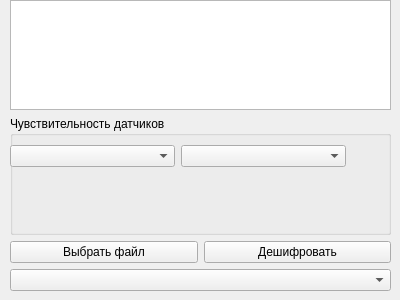
<?xml version="1.0" encoding="UTF-8"?>
<ui version="4.0">
 <class>DecipherWidget</class>
 <widget class="QWidget" name="DecipherWidget">
  <property name="geometry">
   <rect>
    <x>0</x>
    <y>0</y>
    <width>400</width>
    <height>300</height>
   </rect>
  </property>
  <property name="maximumSize">
   <size>
    <width>400</width>
    <height>300</height>
   </size>
  </property>
  <property name="windowTitle">
   <string>Дешифратор</string>
  </property>
  <widget class="QWidget" name="verticalLayoutWidget">
   <property name="geometry">
    <rect>
     <x>10</x>
     <y>0</y>
     <width>381</width>
     <height>291</height>
    </rect>
   </property>
   <layout class="QVBoxLayout" name="verticalLayout_2">
    <item>
     <widget class="QTextEdit" name="info_textEdit">
      <property name="maximumSize">
       <size>
        <width>400</width>
        <height>110</height>
       </size>
      </property>
      <property name="textInteractionFlags">
       <set>Qt::TextSelectableByKeyboard|Qt::TextSelectableByMouse</set>
      </property>
     </widget>
    </item>
    <item>
     <widget class="QGroupBox" name="sensitivitygroupBox">
      <property name="title">
       <string>Чувствительность датчиков</string>
      </property>
      <widget class="QWidget" name="horizontalLayoutWidget_2">
       <property name="geometry">
        <rect>
         <x>0</x>
         <y>20</y>
         <width>336</width>
         <height>41</height>
        </rect>
       </property>
       <layout class="QHBoxLayout" name="horizontalLayout_2">
        <item>
         <widget class="QComboBox" name="gyrosense_comboBox">
          <property name="placeholderText">
           <string>Гироскоп</string>
          </property>
          <item>
           <property name="text">
            <string>250 deg/s</string>
           </property>
          </item>
          <item>
           <property name="text">
            <string>500 deg/s</string>
           </property>
          </item>
          <item>
           <property name="text">
            <string>1000 deg/s</string>
           </property>
          </item>
          <item>
           <property name="text">
            <string>2000 deg/s</string>
           </property>
          </item>
         </widget>
        </item>
        <item>
         <widget class="QComboBox" name="accelsense_comboBox">
          <property name="currentText">
           <string/>
          </property>
          <property name="placeholderText">
           <string>Акселерометр</string>
          </property>
          <item>
           <property name="text">
            <string>2g</string>
           </property>
          </item>
          <item>
           <property name="text">
            <string>4g</string>
           </property>
          </item>
          <item>
           <property name="text">
            <string>8g</string>
           </property>
          </item>
          <item>
           <property name="text">
            <string>16g</string>
           </property>
          </item>
         </widget>
        </item>
       </layout>
      </widget>
     </widget>
    </item>
    <item>
     <layout class="QHBoxLayout" name="horizontalLayout">
      <item>
       <widget class="QPushButton" name="openfile_pushButton">
        <property name="text">
         <string>Выбрать файл</string>
        </property>
       </widget>
      </item>
      <item>
       <widget class="QPushButton" name="decipher_pushButton">
        <property name="text">
         <string>Дешифровать</string>
        </property>
       </widget>
      </item>
     </layout>
    </item>
    <item>
     <widget class="QComboBox" name="saveformat_comboBox">
      <property name="placeholderText">
       <string>Формат сохранения</string>
      </property>
      <item>
       <property name="text">
        <string>csv</string>
       </property>
      </item>
      <item>
       <property name="text">
        <string>hdf</string>
       </property>
      </item>
     </widget>
    </item>
   </layout>
  </widget>
 </widget>
 <resources/>
 <connections/>
</ui>
